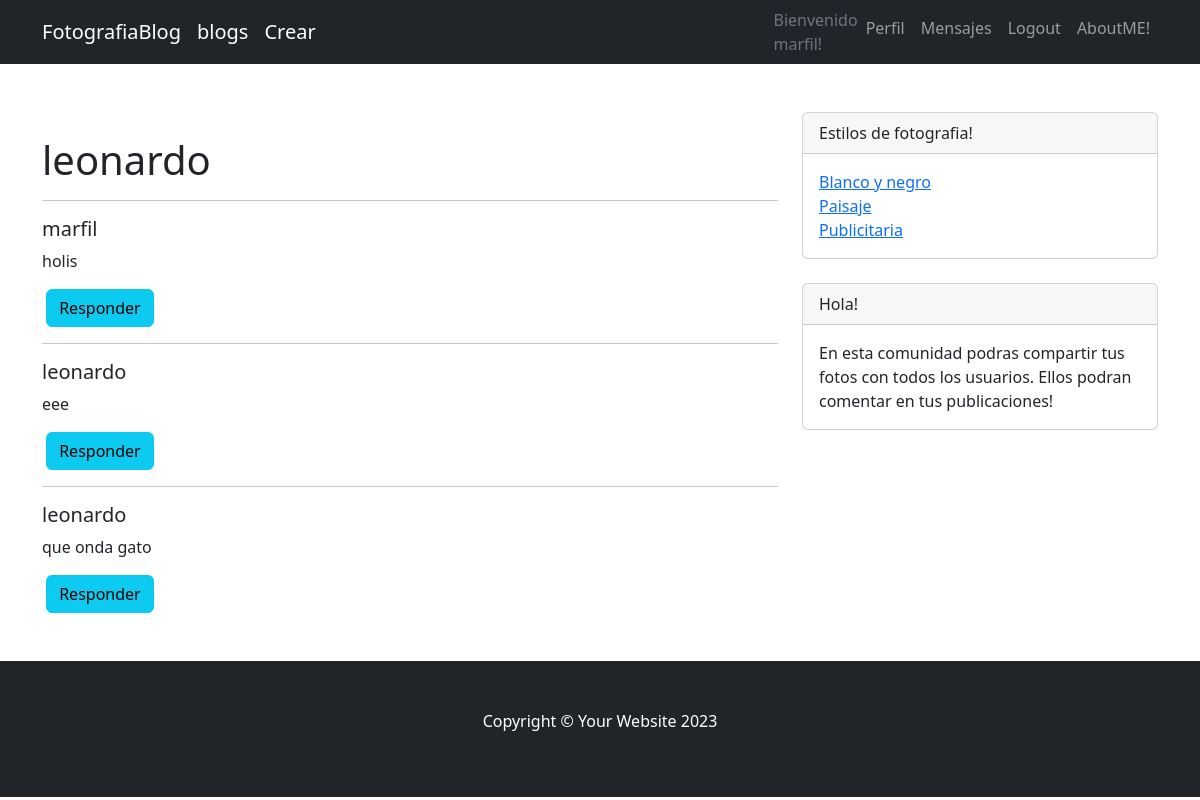
/AppWeb/mensajeUserDetail/1/ (signed in), run on the app's committed database.
### AppWeb/models.py (models this page shows, shortened)
class MensajeUser(models.Model):
    user_transmitter=models.ForeignKey(User, related_name='emisor', on_delete=models.CASCADE, null=True, blank=True)
    user=models.ForeignKey(User, related_name='receptor',on_delete=models.CASCADE, null=True, blank=True)
    message=models.TextField(null=True, blank=False)
    fecha=models.DateField(auto_now_add=True)

### AppWeb/views.py (the view)
# urls.py: path('mensajeUserDetail/<pk>/', mensajeUserDetail, name="mensajeUserDetail"),
def mensajeUserDetail(request, pk):
    usertra=User.objects.get(id=pk)
    userrec=User.objects.get(id=request.user.id)
    mensajesUsers=MensajeUser.objects.all()
    return render(request,'AppWeb/mensajeUserDetail.html', {"mensajesUsers":mensajesUsers, "usertra":usertra, "userrec":userrec})

### AppWeb/templates/AppWeb/mensajeUserDetail.html (shortened to what this page needs)
{% extends "AppWeb/father.html" %}
{% load static%}
{% block link_cambiante2 %}
    <li class="nav-item"><a class="nav-link" href="{% url 'editarPerfil' %}">Perfil</a></li>
{% endblock %}
{% block titulocontenido_cambiante %}
<h1>{{ usertra }}</h1>
{% endblock %}
{% block contenido_cambiante %}
    {% for mensajeuser in mensajesUsers %}
        {% if mensajeuser.user_transmitter == usertra %}
            {% if mensajeuser.user == userrec %}
            <table>
            <hr>
            <h5>{{ mensajeuser.user_transmitter }}</h5>
            <p>{{ mensajeuser.message}}</p>
            &nbsp;<a class="btn btn-info" href="{% url 'mensajesuser' mensajeuser.user_transmitter.id %}">Responder</a>&nbsp;
            </table>
            {% endif %}
        {% endif %}
        {% if mensajeuser.user_transmitter == userrec %}
            {% if mensajeuser.user == usertra %}
                <table>
                    <hr>
                    <h5>{{ mensajeuser.user_transmitter }}</h5>
                    <p>{{ mensajeuser.message}}</p>
                    &nbsp;<a class="btn btn-info" href="{% url 'mensajesuser' mensajeuser.user_transmitter.id %}">Responder</a>&nbsp;
                </table>
            {% endif %}
        {% endif %}
    {% endfor %}
{% endblock %}

### AppWeb/templates/AppWeb/father.html (shortened to what this page needs)
<!DOCTYPE html>
<html lang="en">
    <head>
        {% load static %}
        <link href="{% static 'AppWeb/css/styles.css' %}" rel="stylesheet" />
    </head>
    <body>
        <nav class="navbar navbar-expand-lg navbar-dark bg-dark">
            <div class="container">
                <a class="navbar-brand" href="{% url 'inicio' %}">FotografiaBlog</a>
                <a class="navbar-brand" href="{% url 'blogList' %}">blogs</a>
                {% if user.is_authenticated %}
                <a class="navbar-brand" href="{% url 'blogForm' %}">Crear</a>
                {% endif %}
                <div class="collapse navbar-collapse" id="navbarSupportedContent">
                    <ul class="navbar-nav ms-auto mb-2 mb-lg-0">
                        {% if user.is_authenticated %}
                        <p class="text-muted big mb-4 mb-lg-0">Bienvenido<br>{{user.username}}!</p>
                        {% block link_cambiante2 %}
                        {% endblock %}
                        <li class="nav-item"><a class="nav-link" href="{% url 'mensajeUserList' %}">Mensajes</a></li>
                        <li class="nav-item"><a class="nav-link" href="{% url 'logout' %}">Logout</a></li>
                        {% else %}
                        <li class="nav-item"><a class="nav-link" href="{% url 'login' %}">Login</a></li>
                        <li class="nav-item"><a class="nav-link" href="{% url 'register' %}">Register</a></li>
                        {% endif %}
                        <li class="nav-item"><a class="nav-link" href="{% url 'aboutme' %}">AboutME!</a></li>
                    </ul>
                </div>
            </div>
        </nav>
        <div class="container mt-5">
            <div class="row">
                <div class="col-lg-8">
                    <article>
                        <section class="mb-5">
                            {% block titulocontenido_cambiante %}
                            {% endblock %}
                            {% block contenido_cambiante %}
                            {% endblock %}
                        </section>
                    </article>
                 </div>
            <div class="col-lg-4">
                <div class="card mb-4">
                    <div class="card-header">Estilos de fotografia!</div>
                    <div class="card-body">
                        <div class="row">
                            <div class="col-sm-6">
                                <ul class="list-unstyled mb-0">
                                    <li><a href="{% url 'Blancoynegro' %}">Blanco y negro</a></li>
                                    <li><a href="{% url 'Paisaje' %}">Paisaje</a></li>
                                    <li><a href="{% url 'Publicitaria' %}">Publicitaria</a></li>
                                </ul>
                            </div>
                            <div class="col-sm-6">
                            </div>
                        </div>
                    </div>
                </div>
                <div class="card mb-4">
                    <div class="card-header">Hola!</div>
                    <div class="card-body">En esta comunidad podras compartir tus fotos con todos los usuarios. Ellos podran comentar en tus publicaciones!</div>
                </div>
            </div>
        </div>
    </div>
        <footer class="py-5 bg-dark">
            <div class="container">
                <div class="m-0 text-center text-white">
                    <p>Copyright &copy; Your Website 2023</p>
                </div>
            </div>
        </footer>
    </body>
</html>

### data on the page
MensajeUser: user_transmitter "marfil", message "holis"
MensajeUser: user_transmitter "leonardo", message "eee"
MensajeUser: user_transmitter "leonardo", message "que onda gato"

### other printed values
{{ user.username }} "marfil"
{{ usertra }} "leonardo"
